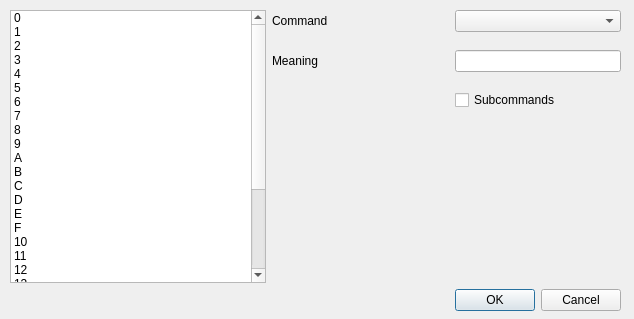
<?xml version="1.0" encoding="UTF-8"?>
<ui version="4.0">
 <class>Dialog</class>
 <widget class="QDialog" name="Dialog">
  <property name="geometry">
   <rect>
    <x>0</x>
    <y>0</y>
    <width>634</width>
    <height>319</height>
   </rect>
  </property>
  <property name="windowTitle">
   <string>Edit Protocol Description</string>
  </property>
  <property name="windowIcon">
   <iconset resource="rs232_ressources.qrc">
    <normaloff>:/imgs/images/icons8-adjust-48.png</normaloff>:/imgs/images/icons8-adjust-48.png</iconset>
  </property>
  <widget class="QWidget" name="">
   <property name="geometry">
    <rect>
     <x>10</x>
     <y>10</y>
     <width>611</width>
     <height>301</height>
    </rect>
   </property>
   <layout class="QGridLayout" name="gridLayout">
    <item row="0" column="1" colspan="2">
     <widget class="QLabel" name="label_2">
      <property name="text">
       <string>Command</string>
      </property>
     </widget>
    </item>
    <item row="3" column="1">
     <widget class="QLabel" name="label">
      <property name="text">
       <string>Meaning</string>
      </property>
     </widget>
    </item>
    <item row="6" column="3">
     <spacer name="horizontalSpacer">
      <property name="orientation">
       <enum>Qt::Horizontal</enum>
      </property>
      <property name="sizeHint" stdset="0">
       <size>
        <width>40</width>
        <height>20</height>
       </size>
      </property>
     </spacer>
    </item>
    <item row="7" column="3">
     <spacer name="verticalSpacer">
      <property name="orientation">
       <enum>Qt::Vertical</enum>
      </property>
      <property name="sizeHint" stdset="0">
       <size>
        <width>20</width>
        <height>40</height>
       </size>
      </property>
     </spacer>
    </item>
    <item row="0" column="0" rowspan="8">
     <widget class="QListWidget" name="listWidget">
      <item>
       <property name="text">
        <string>0</string>
       </property>
      </item>
      <item>
       <property name="text">
        <string>1</string>
       </property>
      </item>
      <item>
       <property name="text">
        <string>2</string>
       </property>
      </item>
      <item>
       <property name="text">
        <string>3</string>
       </property>
      </item>
      <item>
       <property name="text">
        <string>4</string>
       </property>
      </item>
      <item>
       <property name="text">
        <string>5</string>
       </property>
      </item>
      <item>
       <property name="text">
        <string>6</string>
       </property>
      </item>
      <item>
       <property name="text">
        <string>7</string>
       </property>
      </item>
      <item>
       <property name="text">
        <string>8</string>
       </property>
      </item>
      <item>
       <property name="text">
        <string>9</string>
       </property>
      </item>
      <item>
       <property name="text">
        <string>A</string>
       </property>
      </item>
      <item>
       <property name="text">
        <string>B</string>
       </property>
      </item>
      <item>
       <property name="text">
        <string>C</string>
       </property>
      </item>
      <item>
       <property name="text">
        <string>D</string>
       </property>
      </item>
      <item>
       <property name="text">
        <string>E</string>
       </property>
      </item>
      <item>
       <property name="text">
        <string>F</string>
       </property>
      </item>
      <item>
       <property name="text">
        <string>10</string>
       </property>
      </item>
      <item>
       <property name="text">
        <string>11</string>
       </property>
      </item>
      <item>
       <property name="text">
        <string>12</string>
       </property>
      </item>
      <item>
       <property name="text">
        <string>13</string>
       </property>
      </item>
      <item>
       <property name="text">
        <string>14</string>
       </property>
      </item>
      <item>
       <property name="text">
        <string>15</string>
       </property>
      </item>
      <item>
       <property name="text">
        <string>16</string>
       </property>
      </item>
      <item>
       <property name="text">
        <string>17</string>
       </property>
      </item>
      <item>
       <property name="text">
        <string>18</string>
       </property>
      </item>
      <item>
       <property name="text">
        <string>19</string>
       </property>
      </item>
      <item>
       <property name="text">
        <string>1A</string>
       </property>
      </item>
      <item>
       <property name="text">
        <string>1B</string>
       </property>
      </item>
     </widget>
    </item>
    <item row="6" column="5">
     <widget class="QCheckBox" name="checkBox">
      <property name="text">
       <string>Subcommands</string>
      </property>
      <property name="checked">
       <bool>false</bool>
      </property>
      <property name="tristate">
       <bool>false</bool>
      </property>
     </widget>
    </item>
    <item row="8" column="5">
     <widget class="QDialogButtonBox" name="buttonBox">
      <property name="standardButtons">
       <set>QDialogButtonBox::Cancel|QDialogButtonBox::Ok</set>
      </property>
     </widget>
    </item>
    <item row="0" column="5">
     <widget class="QComboBox" name="comboBox"/>
    </item>
    <item row="3" column="5">
     <widget class="QLineEdit" name="lineEdit"/>
    </item>
    <item row="3" column="2">
     <spacer name="horizontalSpacer_2">
      <property name="orientation">
       <enum>Qt::Horizontal</enum>
      </property>
      <property name="sizeHint" stdset="0">
       <size>
        <width>40</width>
        <height>20</height>
       </size>
      </property>
     </spacer>
    </item>
   </layout>
  </widget>
 </widget>
 <resources>
  <include location="rs232_ressources.qrc"/>
 </resources>
 <connections/>
</ui>
